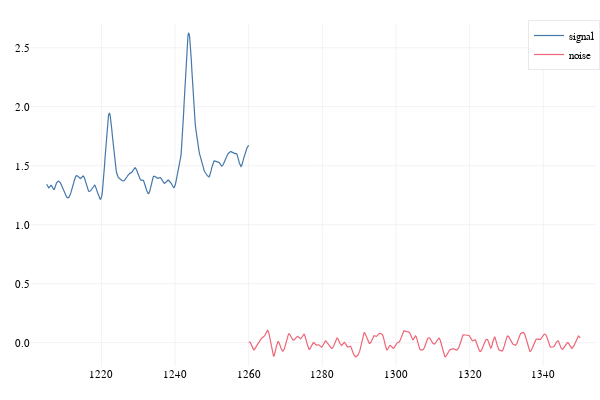

Notebook code cell kept with this figure:
### Markdown cell above
Divide ([crop](https://nluetts.github.io/NoisySignalIntegration.jl/dev/API/#NoisySignalIntegration.crop)) into signal and noise:

### Code cell
signal = crop(dataset, 1205, 1260)
# use the data from x = 1260 to 1350 as noise sample
# subtract 3rd order polynomial from noise sample
noisesample = NoiseSample(crop(dataset, 1260, 1350), 3)

plot(signal; label="signal")
plot!(noisesample; label="noise")

### Figure 1 — Plotly figure (JSON) as saved in the notebook; plotly's stock layout.template omitted (floating-point values rounded to 4 significant figures; data arrays with more than 128 entries replaced by an {"elided": "..."} marker saying what was removed)
{"data": [{"colorbar": {"title": {"text": ""}}, "legendgroup": "signal", "line": {"color": "rgba(68, 119, 170, 1.000)", "dash": "solid", "shape": "linear", "width": 1.2}, "mode": "lines", "name": "signal", "showlegend": true, "type": "scatter", "x": {"elided": "367 float values"}, "xaxis": "x", "y": {"elided": "367 float values"}, "yaxis": "y", "zmax": null, "zmin": null}, {"colorbar": {"title": {"text": ""}}, "legendgroup": "noise", "line": {"color": "rgba(238, 102, 119, 1.000)", "dash": "solid", "shape": "linear", "width": 1.2}, "mode": "lines", "name": "noise", "showlegend": true, "type": "scatter", "x": {"elided": "601 float values"}, "xaxis": "x", "y": {"elided": "601 float values"}, "yaxis": "y", "zmax": null, "zmin": null}], "layout": {"annotations": [], "height": 400, "legend": {"bgcolor": "rgba(255, 255, 255, 0.900)", "bordercolor": "rgba(34, 34, 85, 0.100)", "borderwidth": 1, "font": {"color": "rgba(0, 0, 0, 1)", "family": "sans-serif", "size": 11}, "title": {"font": {"color": "rgba(0, 0, 0, 1)", "family": "sans-serif", "size": 15}, "text": ""}, "tracegroupgap": 0, "traceorder": "normal", "x": 1, "xanchor": "auto", "y": 1, "yanchor": "auto"}, "margin": {"b": 20, "l": 0, "r": 0, "t": 20}, "paper_bgcolor": "rgba(255, 255, 255, 1.000)", "plot_bgcolor": "rgba(255, 255, 255, 1.000)", "showlegend": true, "width": 600, "xaxis": {"anchor": "y", "domain": [0.05101, 0.9934], "gridcolor": "rgba(34, 34, 85, 0.100)", "gridwidth": 0.5, "linecolor": "rgba(0, 0, 0, 1)", "mirror": false, "range": [1201.0, 1354.0], "showgrid": true, "showline": false, "showticklabels": true, "tickangle": 0, "tickcolor": "rgba(0, 0, 0, 0)", "tickfont": {"color": "rgba(0, 0, 0, 1)", "family": "sans-serif", "size": 11}, "tickmode": "array", "ticks": "inside", "ticktext": ["1220", "1240", "1260", "1280", "1300", "1320", "1340"], "tickvals": [1220, 1240, 1260, 1280, 1300, 1320, 1340], "title": {"font": {"color": "rgba(0, 0, 0, 1)", "family": "sans-serif", "size": 15}, "text": ""}, "type": "linear", "visible": true, "zeroline": false, "zerolinecolor": "rgba(0, 0, 0, 1)"}, "yaxis": {"anchor": "x", "domain": [0.03762, 0.9902], "gridcolor": "rgba(34, 34, 85, 0.100)", "gridwidth": 0.5, "linecolor": "rgba(0, 0, 0, 1)", "mirror": false, "range": [-0.2016, 2.705], "showgrid": true, "showline": false, "showticklabels": true, "tickangle": 0, "tickcolor": "rgba(0, 0, 0, 0)", "tickfont": {"color": "rgba(0, 0, 0, 1)", "family": "sans-serif", "size": 11}, "tickmode": "array", "ticks": "inside", "ticktext": ["0.0", "0.5", "1.0", "1.5", "2.0", "2.5"], "tickvals": [0, 0.5, 1, 1.5, 2, 2.5], "title": {"font": {"color": "rgba(0, 0, 0, 1)", "family": "sans-serif", "size": 15}, "text": ""}, "type": "linear", "visible": true, "zeroline": false, "zerolinecolor": "rgba(0, 0, 0, 1)"}}}
